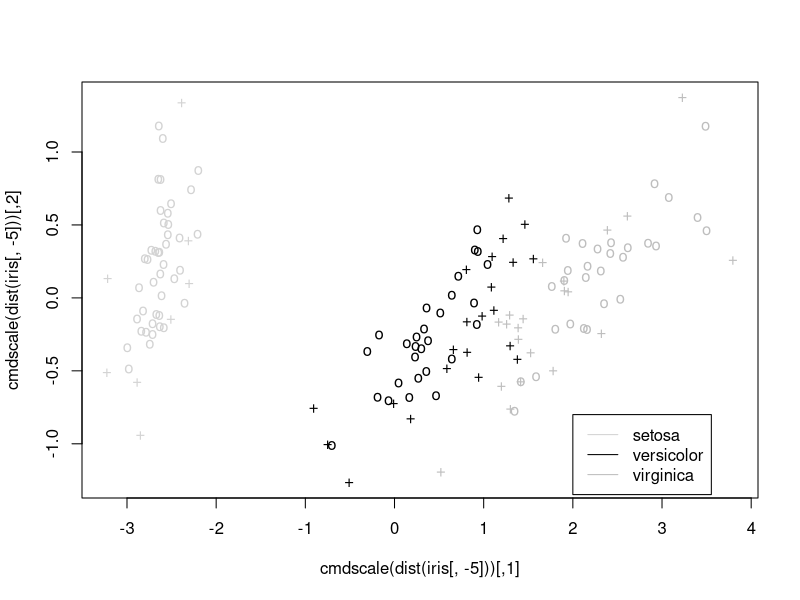
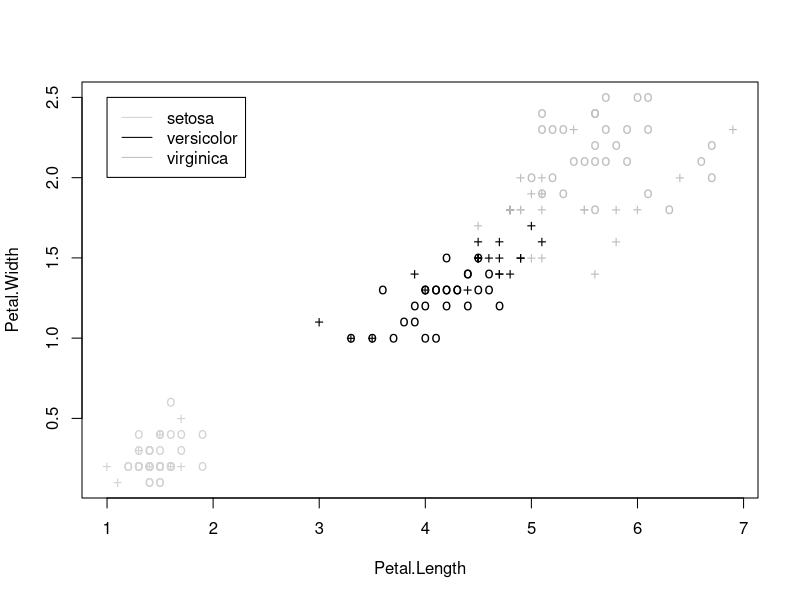

These charts were generated, in order, by the following R code:
#利用R語言打通大數據的經脈==========

# install.packages("e1071")
library(e1071)

data(iris)
summary(iris)

data(iris)
model = svm(Species~., data = iris)

x <- iris[, -5]
y <- iris[, 5]
model = svm(x, y, kernel = "radial", gamma = if(is.vector(x)) 1 else 1/ncol(x))

summary(model)

x <- iris[, 1:4]
pred <- predict(model, x)
pred[sample(1:150, 8)]

table(pred, y)

attach(iris)
x <- subset(iris, select = -Species)
y <- Species
type = c("C-classification", "nu-classification", "one-classification")
kernel = c("linear", "polynomial", "radial", "sigmoid")
pred = array(0, dim = c(150, 3, 4))
accuracy = matrix(0, 3, 4)
yy <- as.integer(y)

for(i in 1:3)
{
        for(j in 1:4)
        {
                pred[, i, j] = predict(svm(x, y, type = type[i], kernel = kernel[j]), x)
                if (i > 2) accuracy[i, j] = sum(pred[, i, j] != 1)
                else accuracy[i, j] = sum(pred[, i, j] != yy)
        }
}

dimnames(accuracy) <- list(type,kernel)
table(pred[, 1, 3], y)

plot(cmdscale(dist(iris[, -5])), 
     col = c("lightgray", "black", "gray")[as.integer(iris[, 5])],
     pch = c("o", "+")[1:150 %in% model$index + 1])
legend(2, -.8, c("setosa", "versicolor", "virginica"), 
       col = c("lightgray", "black", "gray"), lty = 1)

data(iris)
model = svm(Species~., data = iris)
plot(model, iris, Petal.Width ~ Petal.Length, fill = FALSE, symbolPalette = c("lightgray", "black", "gray"), svSymbol = "+")
legend(1, 2.5, c("setosa", "versicolor", "virginica"), col = c("lightgray", "black", "gray"), lty = 1)

wts <- c(1, 1, 1)
names(wts) = c("setosa", "versicolor", "virginica")
model1 <- svm(x, y, class.weights = wts)

wts <- c(1, 100, 100)
names(wts) = c("setosa", "versicolor", "virginica")
model2 = svm(x, y, class.weights = wts)
pred2 <- predict(model2, x)
table(pred2, y)

wts <- c(1, 500, 500)
names(wts) <- c("setosa", "versicolor", "virginica")
model3 <- svm(x, y, class.weights = wts)
pred3 <- predict(model3, x)
table(pred3, y)